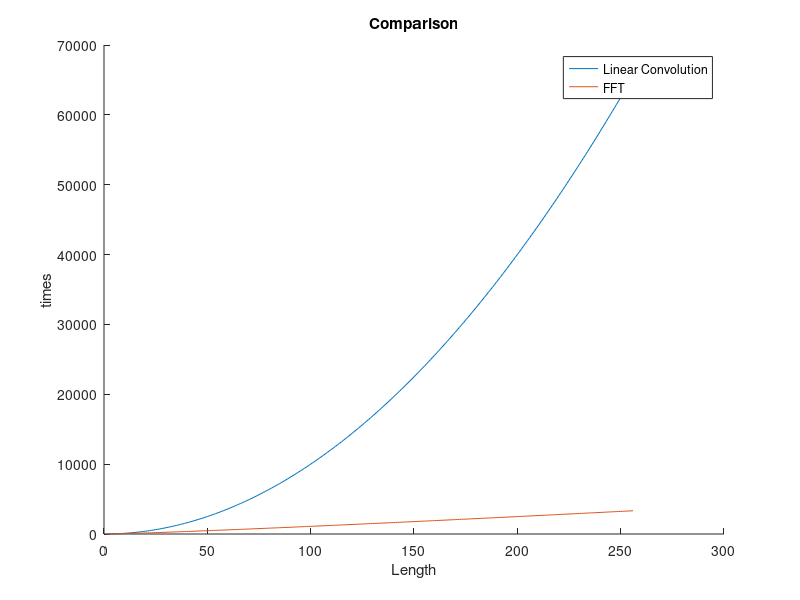

The MATLAB script that drew this image:
clear all
n=256;
N=1:n;
a=ones(n,1);
b=cos(2*N*pi/16)';
X_1=N.^2;
X_2=3/2.*N.*log2(N)+N;
figure
hold on
plot(X_1)
plot(X_2)
title('Comparison')
legend('Linear Convolution','FFT')
xlabel('Length')
ylabel('times')
tic
    c=conv(a,b);    
toc

tic
    f_a=fft(a);
    f_b=fft(b);
    f_c=f_a.*f_b;
    cc=ifft(f_c);
toc
